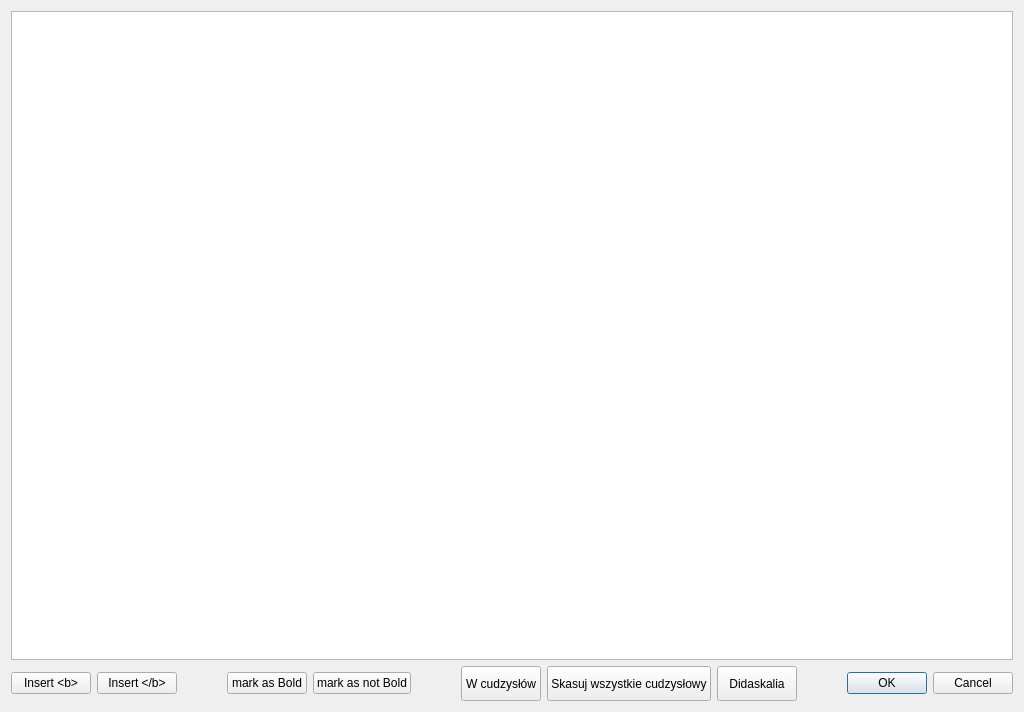
<?xml version="1.0" encoding="UTF-8"?>
<ui version="4.0">
 <class>DialogTedycja_bon_motu</class>
 <widget class="QDialog" name="DialogTedycja_bon_motu">
  <property name="geometry">
   <rect>
    <x>0</x>
    <y>0</y>
    <width>1024</width>
    <height>712</height>
   </rect>
  </property>
  <property name="sizePolicy">
   <sizepolicy hsizetype="Expanding" vsizetype="Expanding">
    <horstretch>0</horstretch>
    <verstretch>0</verstretch>
   </sizepolicy>
  </property>
  <property name="windowTitle">
   <string>Dialog</string>
  </property>
  <property name="sizeGripEnabled">
   <bool>false</bool>
  </property>
  <property name="modal">
   <bool>false</bool>
  </property>
  <layout class="QGridLayout" name="gridLayout">
   <item row="0" column="0">
    <layout class="QHBoxLayout" name="horizontalLayout_3" stretch="80">
     <item>
      <widget class="QPlainTextEdit" name="plainTextEdit_edytor">
       <property name="font">
        <font>
         <family>Times New Roman</family>
         <pointsize>16</pointsize>
         <weight>50</weight>
         <italic>false</italic>
         <bold>false</bold>
        </font>
       </property>
       <property name="styleSheet">
        <string notr="true">font: 16pt &quot;Times New Roman&quot;;</string>
       </property>
      </widget>
     </item>
    </layout>
   </item>
   <item row="1" column="0">
    <layout class="QHBoxLayout" name="horizontalLayout_2">
     <item>
      <layout class="QHBoxLayout" name="horizontalLayout">
       <item>
        <widget class="QPushButton" name="pushButton_Bold_code">
         <property name="text">
          <string>Insert &lt;b&gt;</string>
         </property>
        </widget>
       </item>
       <item>
        <widget class="QPushButton" name="pushButton_bold_finish">
         <property name="text">
          <string>Insert &lt;/b&gt;</string>
         </property>
        </widget>
       </item>
      </layout>
     </item>
     <item>
      <spacer name="horizontalSpacer_2">
       <property name="orientation">
        <enum>Qt::Horizontal</enum>
       </property>
       <property name="sizeHint" stdset="0">
        <size>
         <width>40</width>
         <height>20</height>
        </size>
       </property>
      </spacer>
     </item>
     <item>
      <widget class="QPushButton" name="pushButton_bold">
       <property name="text">
        <string>mark as Bold</string>
       </property>
      </widget>
     </item>
     <item>
      <widget class="QPushButton" name="pushButton_not_bold">
       <property name="text">
        <string>mark as not Bold</string>
       </property>
      </widget>
     </item>
     <item>
      <spacer name="horizontalSpacer_3">
       <property name="orientation">
        <enum>Qt::Horizontal</enum>
       </property>
       <property name="sizeHint" stdset="0">
        <size>
         <width>40</width>
         <height>20</height>
        </size>
       </property>
      </spacer>
     </item>
     <item>
      <widget class="QPushButton" name="pushButton_cudzyslow">
       <property name="minimumSize">
        <size>
         <width>0</width>
         <height>35</height>
        </size>
       </property>
       <property name="text">
        <string>W cudzysłów</string>
       </property>
      </widget>
     </item>
     <item>
      <widget class="QPushButton" name="pushButton_bez_cudzyslowy">
       <property name="minimumSize">
        <size>
         <width>0</width>
         <height>35</height>
        </size>
       </property>
       <property name="text">
        <string>Skasuj wszystkie cudzysłowy</string>
       </property>
      </widget>
     </item>
     <item>
      <widget class="QPushButton" name="pushButton_didaskalia">
       <property name="minimumSize">
        <size>
         <width>0</width>
         <height>35</height>
        </size>
       </property>
       <property name="text">
        <string>Didaskalia</string>
       </property>
      </widget>
     </item>
     <item>
      <spacer name="horizontalSpacer">
       <property name="orientation">
        <enum>Qt::Horizontal</enum>
       </property>
       <property name="sizeHint" stdset="0">
        <size>
         <width>40</width>
         <height>20</height>
        </size>
       </property>
      </spacer>
     </item>
     <item>
      <widget class="QDialogButtonBox" name="buttonBox">
       <property name="minimumSize">
        <size>
         <width>0</width>
         <height>35</height>
        </size>
       </property>
       <property name="orientation">
        <enum>Qt::Horizontal</enum>
       </property>
       <property name="standardButtons">
        <set>QDialogButtonBox::Cancel|QDialogButtonBox::Ok</set>
       </property>
      </widget>
     </item>
    </layout>
   </item>
  </layout>
 </widget>
 <resources/>
 <connections>
  <connection>
   <sender>buttonBox</sender>
   <signal>accepted()</signal>
   <receiver>DialogTedycja_bon_motu</receiver>
   <slot>accept()</slot>
   <hints>
    <hint type="sourcelabel">
     <x>248</x>
     <y>254</y>
    </hint>
    <hint type="destinationlabel">
     <x>157</x>
     <y>274</y>
    </hint>
   </hints>
  </connection>
  <connection>
   <sender>buttonBox</sender>
   <signal>rejected()</signal>
   <receiver>DialogTedycja_bon_motu</receiver>
   <slot>reject()</slot>
   <hints>
    <hint type="sourcelabel">
     <x>316</x>
     <y>260</y>
    </hint>
    <hint type="destinationlabel">
     <x>286</x>
     <y>274</y>
    </hint>
   </hints>
  </connection>
 </connections>
</ui>
